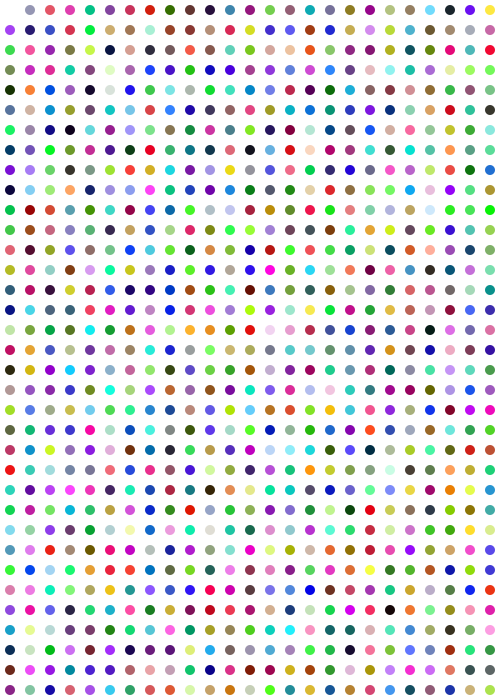
Frame 1 (no input)
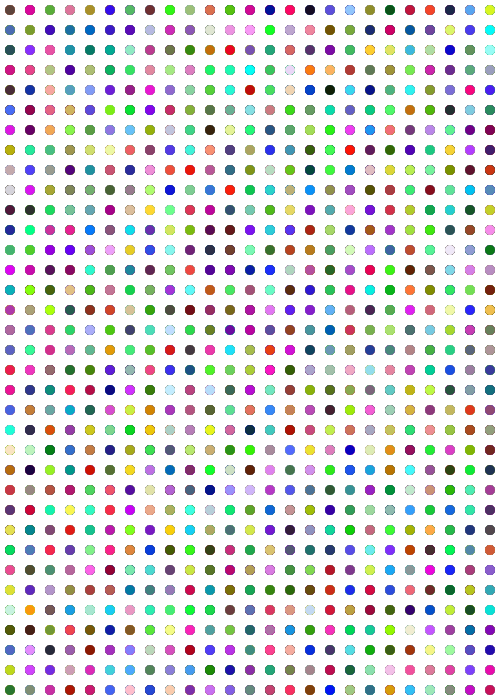
Frame 60 (the mouse pressed at the canvas centre just before this capture)
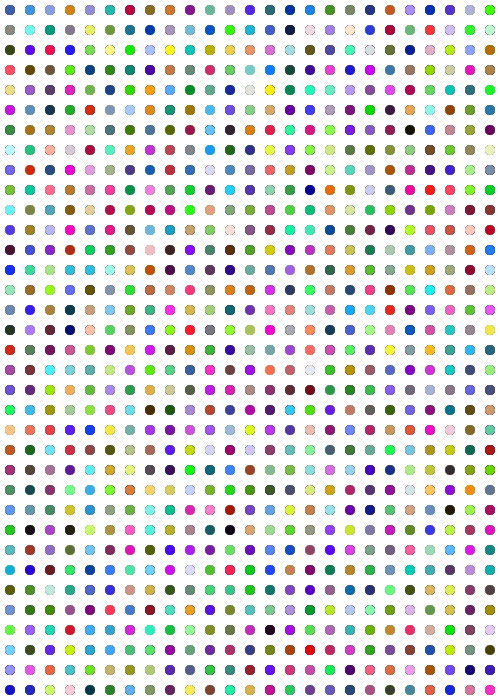
Frame 120 (the mouse held since frame 60 and released just before this capture)

The Processing sketch that drew these frames (run headless with seeded random() and noise(); from frame 60 on, the mouse is pressed at the canvas centre):

// Processing sketch: processing_42731
// ── processing_42731.pde

boolean paused = false;

void setup() {
  size(500,700);
  background(255);
  smooth();
noStroke();
}

void draw() {

  for (int a=10; a<=width; a=a+20){
      for (int b=10; b<=height; b=b+20){
       if (!paused){
    
    ellipse(a,b,10,10);
        fill(random(255),random(255),random(255));
       }
  }
  }
}

void mouseClicked() {
  if(paused) {
    paused = false;
  }
  else{
  paused = true;
  }  
}
